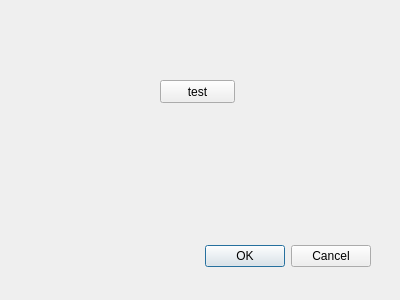
<?xml version="1.0" encoding="UTF-8"?>
<ui version="4.0">
 <class>Dialog</class>
 <widget class="QDialog" name="Dialog">
  <property name="geometry">
   <rect>
    <x>0</x>
    <y>0</y>
    <width>400</width>
    <height>300</height>
   </rect>
  </property>
  <property name="windowTitle">
   <string>Dialog</string>
  </property>
  <widget class="QDialogButtonBox" name="buttonBox">
   <property name="geometry">
    <rect>
     <x>30</x>
     <y>240</y>
     <width>341</width>
     <height>32</height>
    </rect>
   </property>
   <property name="orientation">
    <enum>Qt::Horizontal</enum>
   </property>
   <property name="standardButtons">
    <set>QDialogButtonBox::Cancel|QDialogButtonBox::Ok</set>
   </property>
  </widget>
  <widget class="QPushButton" name="pushButton">
   <property name="geometry">
    <rect>
     <x>160</x>
     <y>80</y>
     <width>75</width>
     <height>23</height>
    </rect>
   </property>
   <property name="text">
    <string>test</string>
   </property>
  </widget>
 </widget>
 <resources/>
 <connections>
  <connection>
   <sender>buttonBox</sender>
   <signal>accepted()</signal>
   <receiver>Dialog</receiver>
   <slot>accept()</slot>
   <hints>
    <hint type="sourcelabel">
     <x>248</x>
     <y>254</y>
    </hint>
    <hint type="destinationlabel">
     <x>157</x>
     <y>274</y>
    </hint>
   </hints>
  </connection>
  <connection>
   <sender>buttonBox</sender>
   <signal>rejected()</signal>
   <receiver>Dialog</receiver>
   <slot>reject()</slot>
   <hints>
    <hint type="sourcelabel">
     <x>316</x>
     <y>260</y>
    </hint>
    <hint type="destinationlabel">
     <x>286</x>
     <y>274</y>
    </hint>
   </hints>
  </connection>
 </connections>
</ui>
